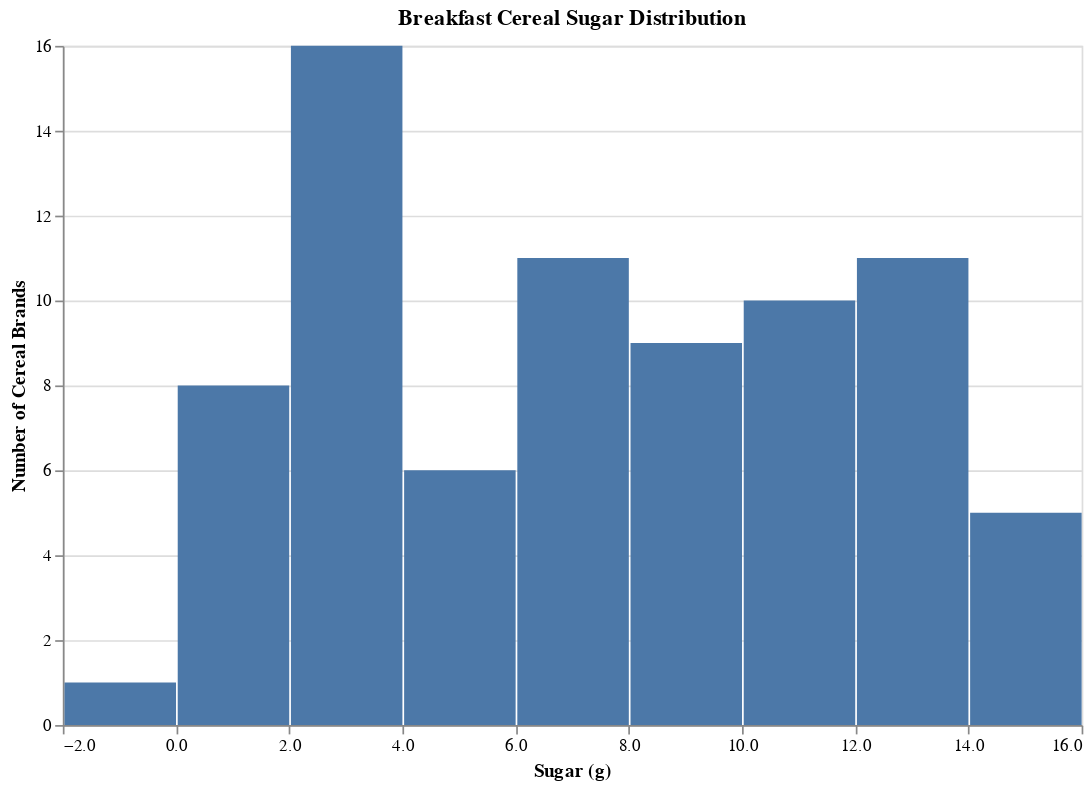

Notebook source saved alongside this figure:
### Markdown cell above
### Sugar Distribution

Marketing tells us that their surveys have revealed that sugar content is the number one concern of consumers when choosing cereal.

They would like to see the following visualizations:

*  A histogram plot of the sugar content in all cereals.

* A scatter plot showing the relationship between sugar and calories.

* A box plot showing the distribution of sugar content by manufacturer.

### Code cell
# Create the three visualzations requested by the the marketing team

# Altair version
import altair as alt

# A histogram plot of the sugar content in all cereals. 
histo = alt.Chart(cereal).mark_bar().encode(
    alt.X('sugars', bin=True, title='Sugar (g)'),
    alt.Y('count()', title='Number of Cereal Brands')
).properties(
    width=600,
    height=400,
    title='Breakfast Cereal Sugar Distribution'
)

histo

### Figure 1 — Vega-Lite specification as saved in the notebook (floating-point values rounded to 4 significant figures)
{"config": {"view": {"continuousWidth": 400, "continuousHeight": 300}}, "data": {"name": "data-d73329a25a6840b5ab921465387d611c"}, "mark": "bar", "encoding": {"x": {"bin": true, "field": "sugars", "title": "Sugar (g)", "type": "quantitative"}, "y": {"aggregate": "count", "title": "Number of Cereal Brands", "type": "quantitative"}}, "height": 400, "title": "Breakfast Cereal Sugar Distribution", "width": 600, "$schema": "https://vega.github.io/schema/vega-lite/v4.17.0.json", "datasets": {"data-d73329a25a6840b5ab921465387d611c": [{"name": "100% Bran", "mfr": "N", "type": "C", "calories": 70, "protein": 4, "fat": 1, "sodium": 130, "fiber": 10.0, "carbo": 5.0, "sugars": 6, "potass": 280, "vitamins": 25, "shelf": 3, "weight": 1.0, "cups": 0.33, "rating": 68.4, "mfr_name": "Nabisco"}, {"name": "100% Natural Bran", "mfr": "Q", "type": "C", "calories": 120, "protein": 3, "fat": 5, "sodium": 15, "fiber": 2.0, "carbo": 8.0, "sugars": 8, "potass": 135, "vitamins": 0, "shelf": 3, "weight": 1.0, "cups": 1.0, "rating": 33.98, "mfr_name": "Quaker Oats"}, {"name": "All-Bran", "mfr": "K", "type": "C", "calories": 70, "protein": 4, "fat": 1, "sodium": 260, "fiber": 9.0, "carbo": 7.0, "sugars": 5, "potass": 320, "vitamins": 25, "shelf": 3, "weight": 1.0, "cups": 0.33, "rating": 59.43, "mfr_name": "Kelloggs"}, {"name": "All-Bran with Extra Fiber", "mfr": "K", "type": "C", "calories": 50, "protein": 4, "fat": 0, "sodium": 140, "fiber": 14.0, "carbo": 8.0, "sugars": 0, "potass": 330, "vitamins": 25, "shelf": 3, "weight": 1.0, "cups": 0.5, "rating": 93.7, "mfr_name": "Kelloggs"}, {"name": "Almond Delight", "mfr": "R", "type": "C", "calories": 110, "protein": 2, "fat": 2, "sodium": 200, "fiber": 1.0, "carbo": 14.0, "sugars": 8, "potass": -1, "vitamins": 25, "shelf": 3, "weight": 1.0, "cups": 0.75, "rating": 34.38, "mfr_name": "Ralston Purina"}, {"name": "Apple Cinnamon Cheerios", "mfr": "G", "type": "C", "calories": 110, "protein": 2, "fat": 2, "sodium": 180, "fiber": 1.5, "carbo": 10.5, "sugars": 10, "potass": 70, "vitamins": 25, "shelf": 1, "weight": 1.0, "cups": 0.75, "rating": 29.51, "mfr_name": "General Mills"}, {"name": "Apple Jacks", "mfr": "K", "type": "C", "calories": 110, "protein": 2, "fat": 0, "sodium": 125, "fiber": 1.0, "carbo": 11.0, "sugars": 14, "potass": 30, "vitamins": 25, "shelf": 2, "weight": 1.0, "cups": 1.0, "rating": 33.17, "mfr_name": "Kelloggs"}, {"name": "Basic 4", "mfr": "G", "type": "C", "calories": 130, "protein": 3, "fat": 2, "sodium": 210, "fiber": 2.0, "carbo": 18.0, "sugars": 8, "potass": 100, "vitamins": 25, "shelf": 3, "weight": 1.33, "cups": 0.75, "rating": 37.04, "mfr_name": "General Mills"}, {"name": "Bran Chex", "mfr": "R", "type": "C", "calories": 90, "protein": 2, "fat": 1, "sodium": 200, "fiber": 4.0, "carbo": 15.0, "sugars": 6, "potass": 125, "vitamins": 25, "shelf": 1, "weight": 1.0, "cups": 0.67, "rating": 49.12, "mfr_name": "Ralston Purina"}, {"name": "Bran Flakes", "mfr": "P", "type": "C", "calories": 90, "protein": 3, "fat": 0, "sodium": 210, "fiber": 5.0, "carbo": 13.0, "sugars": 5, "potass": 190, "vitamins": 25, "shelf": 3, "weight": 1.0, "cups": 0.67, "rating": 53.31, "mfr_name": "Post"}, {"name": "Cap'n'Crunch", "mfr": "Q", "type": "C", "calories": 120, "protein": 1, "fat": 2, "sodium": 220, "fiber": 0.0, "carbo": 12.0, "sugars": 12, "potass": 35, "vitamins": 25, "shelf": 2, "weight": 1.0, "cups": 0.75, "rating": 18.04, "mfr_name": "Quaker Oats"}, {"name": "Cheerios", "mfr": "G", "type": "C", "calories": 110, "protein": 6, "fat": 2, "sodium": 290, "fiber": 2.0, "carbo": 17.0, "sugars": 1, "potass": 105, "vitamins": 25, "shelf": 1, "weight": 1.0, "cups": 1.25, "rating": 50.76, "mfr_name": "General Mills"}, {"name": "Cinnamon Toast Crunch", "mfr": "G", "type": "C", "calories": 120, "protein": 1, "fat": 3, "sodium": 210, "fiber": 0.0, "carbo": 13.0, "sugars": 9, "potass": 45, "vitamins": 25, "shelf": 2, "weight": 1.0, "cups": 0.75, "rating": 19.82, "mfr_name": "General Mills"}, {"name": "Clusters", "mfr": "G", "type": "C", "calories": 110, "protein": 3, "fat": 2, "sodium": 140, "fiber": 2.0, "carbo": 13.0, "sugars": 7, "potass": 105, "vitamins": 25, "shelf": 3, "weight": 1.0, "cups": 0.5, "rating": 40.4, "mfr_name": "General Mills"}, {"name": "Cocoa Puffs", "mfr": "G", "type": "C", "calories": 110, "protein": 1, "fat": 1, "sodium": 180, "fiber": 0.0, "carbo": 12.0, "sugars": 13, "potass": 55, "vitamins": 25, "shelf": 2, "weight": 1.0, "cups": 1.0, "rating": 22.74, "mfr_name": "General Mills"}, {"name": "Corn Chex", "mfr": "R", "type": "C", "calories": 110, "protein": 2, "fat": 0, "sodium": 280, "fiber": 0.0, "carbo": 22.0, "sugars": 3, "potass": 25, "vitamins": 25, "shelf": 1, "weight": 1.0, "cups": 1.0, "rating": 41.45, "mfr_name": "Ralston Purina"}, {"name": "Corn Flakes", "mfr": "K", "type": "C", "calories": 100, "protein": 2, "fat": 0, "sodium": 290, "fiber": 1.0, "carbo": 21.0, "sugars": 2, "potass": 35, "vitamins": 25, "shelf": 1, "weight": 1.0, "cups": 1.0, "rating": 45.86, "mfr_name": "Kelloggs"}, {"name": "Corn Pops", "mfr": "K", "type": "C", "calories": 110, "protein": 1, "fat": 0, "sodium": 90, "fiber": 1.0, "carbo": 13.0, "sugars": 12, "potass": 20, "vitamins": 25, "shelf": 2, "weight": 1.0, "cups": 1.0, "rating": 35.78, "mfr_name": "Kelloggs"}, {"name": "Count Chocula", "mfr": "G", "type": "C", "calories": 110, "protein": 1, "fat": 1, "sodium": 180, "fiber": 0.0, "carbo": 12.0, "sugars": 13, "potass": 65, "vitamins": 25, "shelf": 2, "weight": 1.0, "cups": 1.0, "rating": 22.4, "mfr_name": "General Mills"}, {"name": "Cracklin' Oat Bran", "mfr": "K", "type": "C", "calories": 110, "protein": 3, "fat": 3, "sodium": 140, "fiber": 4.0, "carbo": 10.0, "sugars": 7, "potass": 160, "vitamins": 25, "shelf": 3, "weight": 1.0, "cups": 0.5, "rating": 40.45, "mfr_name": "Kelloggs"}, {"name": "Cream of Wheat (Quick)", "mfr": "N", "type": "H", "calories": 100, "protein": 3, "fat": 0, "sodium": 80, "fiber": 1.0, "carbo": 21.0, "sugars": 0, "potass": -1, "vitamins": 0, "shelf": 2, "weight": 1.0, "cups": 1.0, "rating": 64.53, "mfr_name": "Nabisco"}, {"name": "Crispix", "mfr": "K", "type": "C", "calories": 110, "protein": 2, "fat": 0, "sodium": 220, "fiber": 1.0, "carbo": 21.0, "sugars": 3, "potass": 30, "vitamins": 25, "shelf": 3, "weight": 1.0, "cups": 1.0, "rating": 46.9, "mfr_name": "Kelloggs"}, {"name": "Crispy Wheat & Raisins", "mfr": "G", "type": "C", "calories": 100, "protein": 2, "fat": 1, "sodium": 140, "fiber": 2.0, "carbo": 11.0, "sugars": 10, "potass": 120, "vitamins": 25, "shelf": 3, "weight": 1.0, "cups": 0.75, "rating": 36.18, "mfr_name": "General Mills"}, {"name": "Double Chex", "mfr": "R", "type": "C", "calories": 100, "protein": 2, "fat": 0, "sodium": 190, "fiber": 1.0, "carbo": 18.0, "sugars": 5, "potass": 80, "vitamins": 25, "shelf": 3, "weight": 1.0, "cups": 0.75, "rating": 44.33, "mfr_name": "Ralston Purina"}, {"name": "Froot Loops", "mfr": "K", "type": "C", "calories": 110, "protein": 2, "fat": 1, "sodium": 125, "fiber": 1.0, "carbo": 11.0, "sugars": 13, "potass": 30, "vitamins": 25, "shelf": 2, "weight": 1.0, "cups": 1.0, "rating": 32.21, "mfr_name": "Kelloggs"}, {"name": "Frosted Flakes", "mfr": "K", "type": "C", "calories": 110, "protein": 1, "fat": 0, "sodium": 200, "fiber": 1.0, "carbo": 14.0, "sugars": 11, "potass": 25, "vitamins": 25, "shelf": 1, "weight": 1.0, "cups": 0.75, "rating": 31.44, "mfr_name": "Kelloggs"}, {"name": "Frosted Mini-Wheats", "mfr": "K", "type": "C", "calories": 100, "protein": 3, "fat": 0, "sodium": 0, "fiber": 3.0, "carbo": 14.0, "sugars": 7, "potass": 100, "vitamins": 25, "shelf": 2, "weight": 1.0, "cups": 0.8, "rating": 58.35, "mfr_name": "Kelloggs"}, {"name": "Fruit & Fibre Dates; Walnuts; and Oats", "mfr": "P", "type": "C", "calories": 120, "protein": 3, "fat": 2, "sodium": 160, "fiber": 5.0, "carbo": 12.0, "sugars": 10, "potass": 200, "vitamins": 25, "shelf": 3, "weight": 1.25, "cups": 0.67, "rating": 40.92, "mfr_name": "Post"}, {"name": "Fruitful Bran", "mfr": "K", "type": "C", "calories": 120, "protein": 3, "fat": 0, "sodium": 240, "fiber": 5.0, "carbo": 14.0, "sugars": 12, "potass": 190, "vitamins": 25, "shelf": 3, "weight": 1.33, "cups": 0.67, "rating": 41.02, "mfr_name": "Kelloggs"}, {"name": "Fruity Pebbles", "mfr": "P", "type": "C", "calories": 110, "protein": 1, "fat": 1, "sodium": 135, "fiber": 0.0, "carbo": 13.0, "sugars": 12, "potass": 25, "vitamins": 25, "shelf": 2, "weight": 1.0, "cups": 0.75, "rating": 28.03, "mfr_name": "Post"}, {"name": "Golden Crisp", "mfr": "P", "type": "C", "calories": 100, "protein": 2, "fat": 0, "sodium": 45, "fiber": 0.0, "carbo": 11.0, "sugars": 15, "potass": 40, "vitamins": 25, "shelf": 1, "weight": 1.0, "cups": 0.88, "rating": 35.25, "mfr_name": "Post"}, {"name": "Golden Grahams", "mfr": "G", "type": "C", "calories": 110, "protein": 1, "fat": 1, "sodium": 280, "fiber": 0.0, "carbo": 15.0, "sugars": 9, "potass": 45, "vitamins": 25, "shelf": 2, "weight": 1.0, "cups": 0.75, "rating": 23.8, "mfr_name": "General Mills"}, {"name": "Grape Nuts Flakes", "mfr": "P", "type": "C", "calories": 100, "protein": 3, "fat": 1, "sodium": 140, "fiber": 3.0, "carbo": 15.0, "sugars": 5, "potass": 85, "vitamins": 25, "shelf": 3, "weight": 1.0, "cups": 0.88, "rating": 52.08, "mfr_name": "Post"}, {"name": "Grape-Nuts", "mfr": "P", "type": "C", "calories": 110, "protein": 3, "fat": 0, "sodium": 170, "fiber": 3.0, "carbo": 17.0, "sugars": 3, "potass": 90, "vitamins": 25, "shelf": 3, "weight": 1.0, "cups": 0.25, "rating": 53.37, "mfr_name": "Post"}, {"name": "Great Grains Pecan", "mfr": "P", "type": "C", "calories": 120, "protein": 3, "fat": 3, "sodium": 75, "fiber": 3.0, "carbo": 13.0, "sugars": 4, "potass": 100, "vitamins": 25, "shelf": 3, "weight": 1.0, "cups": 0.33, "rating": 45.81, "mfr_name": "Post"}, {"name": "Honey Graham Ohs", "mfr": "Q", "type": "C", "calories": 120, "protein": 1, "fat": 2, "sodium": 220, "fiber": 1.0, "carbo": 12.0, "sugars": 11, "potass": 45, "vitamins": 25, "shelf": 2, "weight": 1.0, "cups": 1.0, "rating": 21.87, "mfr_name": "Quaker Oats"}, {"name": "Honey Nut Cheerios", "mfr": "G", "type": "C", "calories": 110, "protein": 3, "fat": 1, "sodium": 250, "fiber": 1.5, "carbo": 11.5, "sugars": 10, "potass": 90, "vitamins": 25, "shelf": 1, "weight": 1.0, "cups": 0.75, "rating": 31.07, "mfr_name": "General Mills"}, {"name": "Honey-comb", "mfr": "P", "type": "C", "calories": 110, "protein": 1, "fat": 0, "sodium": 180, "fiber": 0.0, "carbo": 14.0, "sugars": 11, "potass": 35, "vitamins": 25, "shelf": 1, "weight": 1.0, "cups": 1.33, "rating": 28.74, "mfr_name": "Post"}, {"name": "Just Right Crunchy  Nuggets", "mfr": "K", "type": "C", "calories": 110, "protein": 2, "fat": 1, "sodium": 170, "fiber": 1.0, "carbo": 17.0, "sugars": 6, "potass": 60, "vitamins": 100, "shelf": 3, "weight": 1.0, "cups": 1.0, "rating": 36.52, "mfr_name": "Kelloggs"}, {"name": "Just Right Fruit & Nut", "mfr": "K", "type": "C", "calories": 140, "protein": 3, "fat": 1, "sodium": 170, "fiber": 2.0, "carbo": 20.0, "sugars": 9, "potass": 95, "vitamins": 100, "shelf": 3, "weight": 1.3, "cups": 0.75, "rating": 36.47, "mfr_name": "Kelloggs"}, {"name": "Kix", "mfr": "G", "type": "C", "calories": 110, "protein": 2, "fat": 1, "sodium": 260, "fiber": 0.0, "carbo": 21.0, "sugars": 3, "potass": 40, "vitamins": 25, "shelf": 2, "weight": 1.0, "cups": 1.5, "rating": 39.24, "mfr_name": "General Mills"}, {"name": "Life", "mfr": "Q", "type": "C", "calories": 100, "protein": 4, "fat": 2, "sodium": 150, "fiber": 2.0, "carbo": 12.0, "sugars": 6, "potass": 95, "vitamins": 25, "shelf": 2, "weight": 1.0, "cups": 0.67, "rating": 45.33, "mfr_name": "Quaker Oats"}, {"name": "Lucky Charms", "mfr": "G", "type": "C", "calories": 110, "protein": 2, "fat": 1, "sodium": 180, "fiber": 0.0, "carbo": 12.0, "sugars": 12, "potass": 55, "vitamins": 25, "shelf": 2, "weight": 1.0, "cups": 1.0, "rating": 26.73, "mfr_name": "General Mills"}, {"name": "Maypo", "mfr": "A", "type": "H", "calories": 100, "protein": 4, "fat": 1, "sodium": 0, "fiber": 0.0, "carbo": 16.0, "sugars": 3, "potass": 95, "vitamins": 25, "shelf": 2, "weight": 1.0, "cups": 1.0, "rating": 54.85, "mfr_name": "American Home Food Products"}, {"name": "Muesli Raisins; Dates; & Almonds", "mfr": "R", "type": "C", "calories": 150, "protein": 4, "fat": 3, "sodium": 95, "fiber": 3.0, "carbo": 16.0, "sugars": 11, "potass": 170, "vitamins": 25, "shelf": 3, "weight": 1.0, "cups": 1.0, "rating": 37.14, "mfr_name": "Ralston Purina"}, {"name": "Muesli Raisins; Peaches; & Pecans", "mfr": "R", "type": "C", "calories": 150, "protein": 4, "fat": 3, "sodium": 150, "fiber": 3.0, "carbo": 16.0, "sugars": 11, "potass": 170, "vitamins": 25, "shelf": 3, "weight": 1.0, "cups": 1.0, "rating": 34.14, "mfr_name": "Ralston Purina"}, {"name": "Mueslix Crispy Blend", "mfr": "K", "type": "C", "calories": 160, "protein": 3, "fat": 2, "sodium": 150, "fiber": 3.0, "carbo": 17.0, "sugars": 13, "potass": 160, "vitamins": 25, "shelf": 3, "weight": 1.5, "cups": 0.67, "rating": 30.31, "mfr_name": "Kelloggs"}, {"name": "Multi-Grain Cheerios", "mfr": "G", "type": "C", "calories": 100, "protein": 2, "fat": 1, "sodium": 220, "fiber": 2.0, "carbo": 15.0, "sugars": 6, "potass": 90, "vitamins": 25, "shelf": 1, "weight": 1.0, "cups": 1.0, "rating": 40.11, "mfr_name": "General Mills"}, {"name": "Nut&Honey Crunch", "mfr": "K", "type": "C", "calories": 120, "protein": 2, "fat": 1, "sodium": 190, "fiber": 0.0, "carbo": 15.0, "sugars": 9, "potass": 40, "vitamins": 25, "shelf": 2, "weight": 1.0, "cups": 0.67, "rating": 29.92, "mfr_name": "Kelloggs"}, {"name": "Nutri-Grain Almond-Raisin", "mfr": "K", "type": "C", "calories": 140, "protein": 3, "fat": 2, "sodium": 220, "fiber": 3.0, "carbo": 21.0, "sugars": 7, "potass": 130, "vitamins": 25, "shelf": 3, "weight": 1.33, "cups": 0.67, "rating": 40.69, "mfr_name": "Kelloggs"}, {"name": "Nutri-grain Wheat", "mfr": "K", "type": "C", "calories": 90, "protein": 3, "fat": 0, "sodium": 170, "fiber": 3.0, "carbo": 18.0, "sugars": 2, "potass": 90, "vitamins": 25, "shelf": 3, "weight": 1.0, "cups": 1.0, "rating": 59.64, "mfr_name": "Kelloggs"}, {"name": "Oatmeal Raisin Crisp", "mfr": "G", "type": "C", "calories": 130, "protein": 3, "fat": 2, "sodium": 170, "fiber": 1.5, "carbo": 13.5, "sugars": 10, "potass": 120, "vitamins": 25, "shelf": 3, "weight": 1.25, "cups": 0.5, "rating": 30.45, "mfr_name": "General Mills"}, {"name": "Post Nat. Raisin Bran", "mfr": "P", "type": "C", "calories": 120, "protein": 3, "fat": 1, "sodium": 200, "fiber": 6.0, "carbo": 11.0, "sugars": 14, "potass": 260, "vitamins": 25, "shelf": 3, "weight": 1.33, "cups": 0.67, "rating": 37.84, "mfr_name": "Post"}, {"name": "Product 19", "mfr": "K", "type": "C", "calories": 100, "protein": 3, "fat": 0, "sodium": 320, "fiber": 1.0, "carbo": 20.0, "sugars": 3, "potass": 45, "vitamins": 100, "shelf": 3, "weight": 1.0, "cups": 1.0, "rating": 41.5, "mfr_name": "Kelloggs"}, {"name": "Puffed Rice", "mfr": "Q", "type": "C", "calories": 50, "protein": 1, "fat": 0, "sodium": 0, "fiber": 0.0, "carbo": 13.0, "sugars": 0, "potass": 15, "vitamins": 0, "shelf": 3, "weight": 0.5, "cups": 1.0, "rating": 60.76, "mfr_name": "Quaker Oats"}, {"name": "Puffed Wheat", "mfr": "Q", "type": "C", "calories": 50, "protein": 2, "fat": 0, "sodium": 0, "fiber": 1.0, "carbo": 10.0, "sugars": 0, "potass": 50, "vitamins": 0, "shelf": 3, "weight": 0.5, "cups": 1.0, "rating": 63.01, "mfr_name": "Quaker Oats"}, {"name": "Quaker Oat Squares", "mfr": "Q", "type": "C", "calories": 100, "protein": 4, "fat": 1, "sodium": 135, "fiber": 2.0, "carbo": 14.0, "sugars": 6, "potass": 110, "vitamins": 25, "shelf": 3, "weight": 1.0, "cups": 0.5, "rating": 49.51, "mfr_name": "Quaker Oats"}, {"name": "Quaker Oatmeal", "mfr": "Q", "type": "H", "calories": 100, "protein": 5, "fat": 2, "sodium": 0, "fiber": 2.7, "carbo": -1.0, "sugars": -1, "potass": 110, "vitamins": 0, "shelf": 1, "weight": 1.0, "cups": 0.67, "rating": 50.83, "mfr_name": "Quaker Oats"}, {"name": "Raisin Bran", "mfr": "K", "type": "C", "calories": 120, "protein": 3, "fat": 1, "sodium": 210, "fiber": 5.0, "carbo": 14.0, "sugars": 12, "potass": 240, "vitamins": 25, "shelf": 2, "weight": 1.33, "cups": 0.75, "rating": 39.26, "mfr_name": "Kelloggs"}, {"name": "Raisin Nut Bran", "mfr": "G", "type": "C", "calories": 100, "protein": 3, "fat": 2, "sodium": 140, "fiber": 2.5, "carbo": 10.5, "sugars": 8, "potass": 140, "vitamins": 25, "shelf": 3, "weight": 1.0, "cups": 0.5, "rating": 39.7, "mfr_name": "General Mills"}, {"name": "Raisin Squares", "mfr": "K", "type": "C", "calories": 90, "protein": 2, "fat": 0, "sodium": 0, "fiber": 2.0, "carbo": 15.0, "sugars": 6, "potass": 110, "vitamins": 25, "shelf": 3, "weight": 1.0, "cups": 0.5, "rating": 55.33, "mfr_name": "Kelloggs"}, {"name": "Rice Chex", "mfr": "R", "type": "C", "calories": 110, "protein": 1, "fat": 0, "sodium": 240, "fiber": 0.0, "carbo": 23.0, "sugars": 2, "potass": 30, "vitamins": 25, "shelf": 1, "weight": 1.0, "cups": 1.13, "rating": 42.0, "mfr_name": "Ralston Purina"}, {"name": "Rice Krispies", "mfr": "K", "type": "C", "calories": 110, "protein": 2, "fat": 0, "sodium": 290, "fiber": 0.0, "carbo": 22.0, "sugars": 3, "potass": 35, "vitamins": 25, "shelf": 1, "weight": 1.0, "cups": 1.0, "rating": 40.56, "mfr_name": "Kelloggs"}, {"name": "Shredded Wheat", "mfr": "N", "type": "C", "calories": 80, "protein": 2, "fat": 0, "sodium": 0, "fiber": 3.0, "carbo": 16.0, "sugars": 0, "potass": 95, "vitamins": 0, "shelf": 1, "weight": 0.83, "cups": 1.0, "rating": 68.24, "mfr_name": "Nabisco"}, {"name": "Shredded Wheat 'n'Bran", "mfr": "N", "type": "C", "calories": 90, "protein": 3, "fat": 0, "sodium": 0, "fiber": 4.0, "carbo": 19.0, "sugars": 0, "potass": 140, "vitamins": 0, "shelf": 1, "weight": 1.0, "cups": 0.67, "rating": 74.47, "mfr_name": "Nabisco"}, {"name": "Shredded Wheat spoon size", "mfr": "N", "type": "C", "calories": 90, "protein": 3, "fat": 0, "sodium": 0, "fiber": 3.0, "carbo": 20.0, "sugars": 0, "potass": 120, "vitamins": 0, "shelf": 1, "weight": 1.0, "cups": 0.67, "rating": 72.8, "mfr_name": "Nabisco"}, {"name": "Smacks", "mfr": "K", "type": "C", "calories": 110, "protein": 2, "fat": 1, "sodium": 70, "fiber": 1.0, "carbo": 9.0, "sugars": 15, "potass": 40, "vitamins": 25, "shelf": 2, "weight": 1.0, "cups": 0.75, "rating": 31.23, "mfr_name": "Kelloggs"}, {"name": "Special K", "mfr": "K", "type": "C", "calories": 110, "protein": 6, "fat": 0, "sodium": 230, "fiber": 1.0, "carbo": 16.0, "sugars": 3, "potass": 55, "vitamins": 25, "shelf": 1, "weight": 1.0, "cups": 1.0, "rating": 53.13, "mfr_name": "Kelloggs"}, {"name": "Strawberry Fruit Wheats", "mfr": "N", "type": "C", "calories": 90, "protein": 2, "fat": 0, "sodium": 15, "fiber": 3.0, "carbo": 15.0, "sugars": 5, "potass": 90, "vitamins": 25, "shelf": 2, "weight": 1.0, "cups": 1.0, "rating": 59.36, "mfr_name": "Nabisco"}, {"name": "Total Corn Flakes", "mfr": "G", "type": "C", "calories": 110, "protein": 2, "fat": 1, "sodium": 200, "fiber": 0.0, "carbo": 21.0, "sugars": 3, "potass": 35, "vitamins": 100, "shelf": 3, "weight": 1.0, "cups": 1.0, "rating": 38.84, "mfr_name": "General Mills"}, {"name": "Total Raisin Bran", "mfr": "G", "type": "C", "calories": 140, "protein": 3, "fat": 1, "sodium": 190, "fiber": 4.0, "carbo": 15.0, "sugars": 14, "potass": 230, "vitamins": 100, "shelf": 3, "weight": 1.5, "cups": 1.0, "rating": 28.59, "mfr_name": "General Mills"}, {"name": "Total Whole Grain", "mfr": "G", "type": "C", "calories": 100, "protein": 3, "fat": 1, "sodium": 200, "fiber": 3.0, "carbo": 16.0, "sugars": 3, "potass": 110, "vitamins": 100, "shelf": 3, "weight": 1.0, "cups": 1.0, "rating": 46.66, "mfr_name": "General Mills"}, {"name": "Triples", "mfr": "G", "type": "C", "calories": 110, "protein": 2, "fat": 1, "sodium": 250, "fiber": 0.0, "carbo": 21.0, "sugars": 3, "potass": 60, "vitamins": 25, "shelf": 3, "weight": 1.0, "cups": 0.75, "rating": 39.11, "mfr_name": "General Mills"}, {"name": "Trix", "mfr": "G", "type": "C", "calories": 110, "protein": 1, "fat": 1, "sodium": 140, "fiber": 0.0, "carbo": 13.0, "sugars": 12, "potass": 25, "vitamins": 25, "shelf": 2, "weight": 1.0, "cups": 1.0, "rating": 27.75, "mfr_name": "General Mills"}, {"name": "Wheat Chex", "mfr": "R", "type": "C", "calories": 100, "protein": 3, "fat": 1, "sodium": 230, "fiber": 3.0, "carbo": 17.0, "sugars": 3, "potass": 115, "vitamins": 25, "shelf": 1, "weight": 1.0, "cups": 0.67, "rating": 49.79, "mfr_name": "Ralston Purina"}, {"name": "Wheaties", "mfr": "G", "type": "C", "calories": 100, "protein": 3, "fat": 1, "sodium": 200, "fiber": 3.0, "carbo": 17.0, "sugars": 3, "potass": 110, "vitamins": 25, "shelf": 1, "weight": 1.0, "cups": 1.0, "rating": 51.59, "mfr_name": "General Mills"}, {"name": "Wheaties Honey Gold", "mfr": "G", "type": "C", "calories": 110, "protein": 2, "fat": 1, "sodium": 200, "fiber": 1.0, "carbo": 16.0, "sugars": 8, "potass": 60, "vitamins": 25, "shelf": 1, "weight": 1.0, "cups": 0.75, "rating": 36.19, "mfr_name": "General Mills"}]}}
